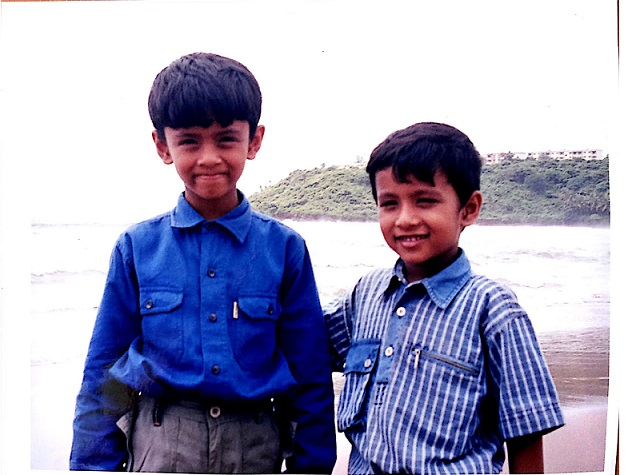
#> input picture BasicImage.jpg, 626 x 475 px, given in place of the camera
$ python Filtering.py
#> lines starting #> are read from the running program, lines starting #| are printed output that depends on the picture; after the words box and inside, x2 and y2 are one past the last pixel; in counts of white or black regions, pixels touching at a corner belong together
import cv2
import numpy as np

cap=cv2.VideoCapture(0)

while True:
    _, frame=cap.read()
#> frame is the input picture: shape (475, 626, 3); mean B, G, R 189, 162.7, 163.4
    hsv=cv2.cvtColor(frame,cv2.COLOR_BGR2HSV)
#> hsv: shape (475, 626, 3); mean H, S, V 72.7, 77.7, 192.8
    lower_red=np.array([0,0,0])
    upper_red=np.array([255,77,255])

    mask=cv2.inRange(hsv,lower_red,upper_red)
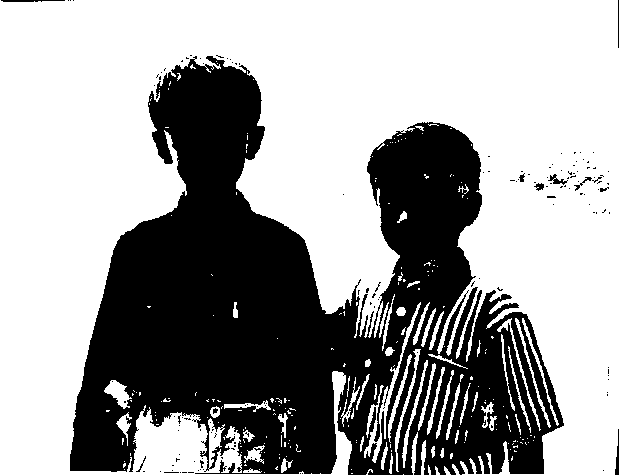
#> mask: shape (475, 626); 63.4% white; 151 black regions (140 under 20 px), largest, box (x1, y1, x2, y2) and area: (70, 56, 564, 475) 107979, (1, 0, 65, 2) 99, (615, 429, 619, 475) 99
    res=cv2.bitwise_and(frame,frame,mask=mask)
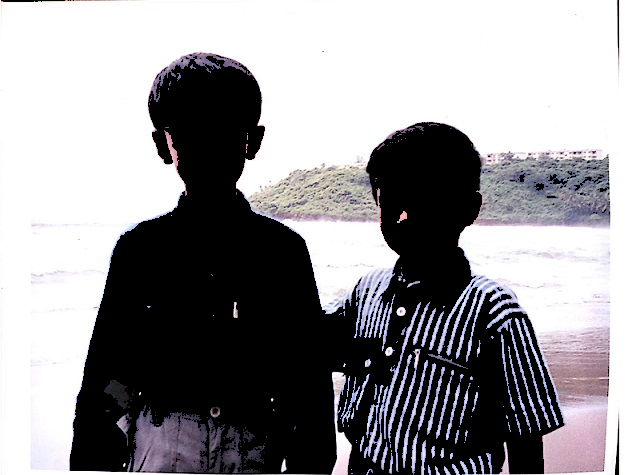
#> res: shape (475, 626, 3); mean B, G, R 149, 145.9, 147.3
    cv2.imshow("Camera",frame)
    cv2.imshow("Mask",mask)

    cv2.imshow("res",res)

    k=cv2.waitKey(1 )& 0xFF
#> (key q is pressed here)

    if(k==ord('q')):
        cv2.destroyAllWindows()
        break

cap.release()

$ run again, on Samp_1.jpg
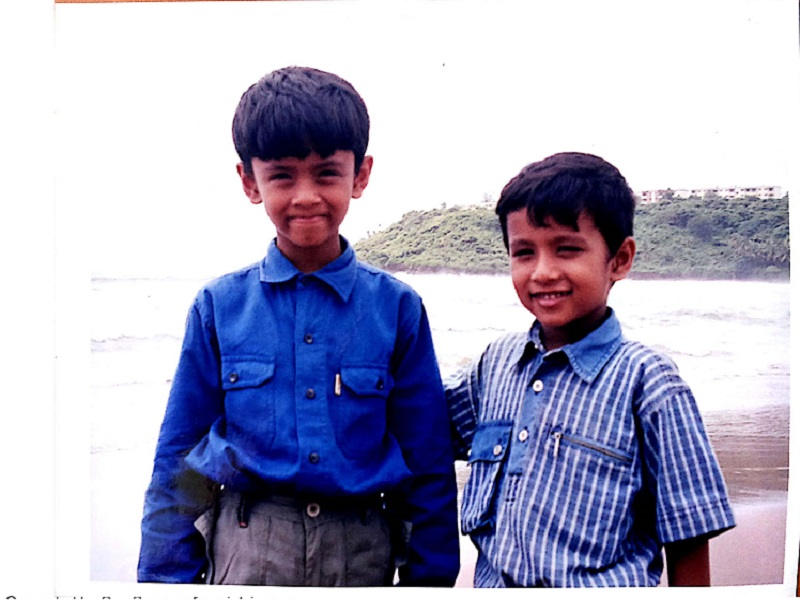
#> input picture Samp_1.jpg, 800 x 600 px, given in place of the camera
#> frame is the input picture: shape (600, 800, 3); mean B, G, R 194, 169.6, 170.4
#> hsv: shape (600, 800, 3); mean H, S, V 67, 71.1, 197.6
#> `mask=cv2.inRange(hsv,lower_red,upper_red)`:
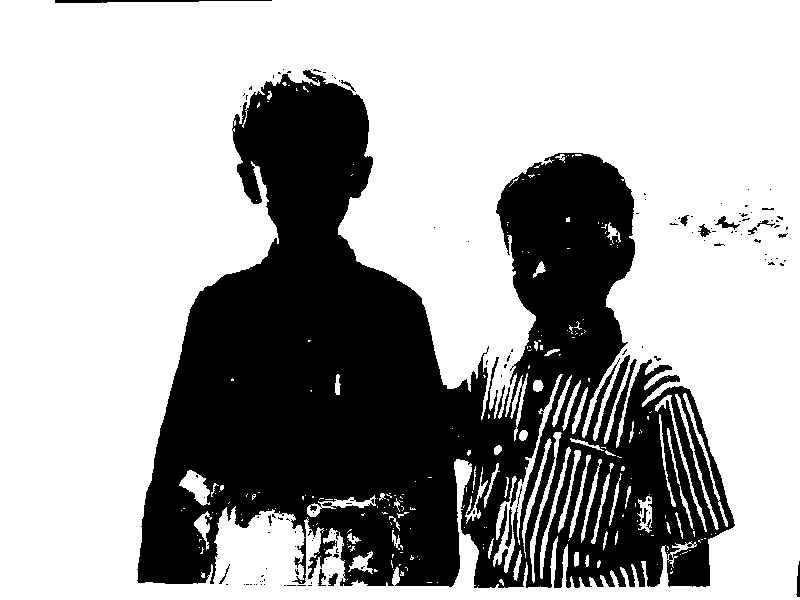
#> mask: shape (600, 800); 66.2% white; 127 black regions (109 under 20 px), largest, box (x1, y1, x2, y2) and area: (137, 70, 735, 588) 160644, (55, 0, 272, 3) 412, (505, 508, 512, 548) 120
#> `res=cv2.bitwise_and(frame,frame,mask=mask)`:
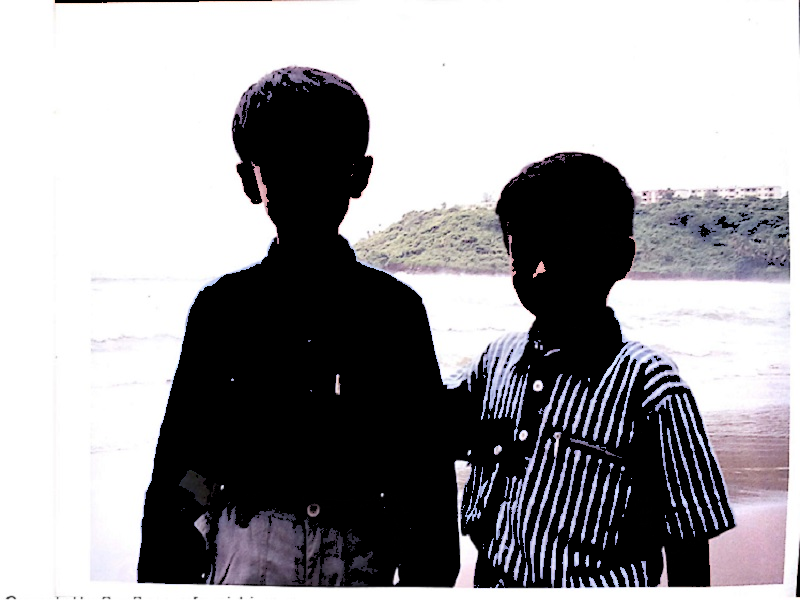
#> res: shape (600, 800, 3); mean B, G, R 156.7, 153.8, 155.2
